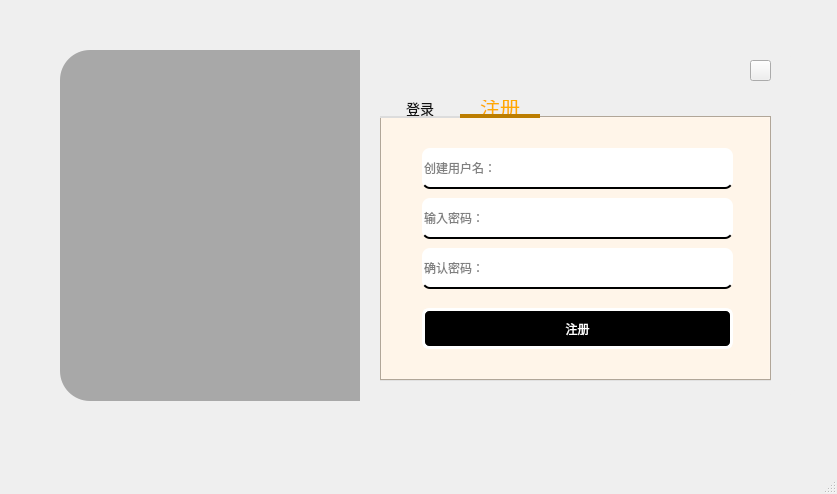
<?xml version="1.0" encoding="UTF-8"?>
<ui version="4.0">
 <class>MainWindow</class>
 <widget class="QMainWindow" name="MainWindow">
  <property name="geometry">
   <rect>
    <x>0</x>
    <y>0</y>
    <width>837</width>
    <height>494</height>
   </rect>
  </property>
  <property name="windowTitle">
   <string>MainWindow</string>
  </property>
  <property name="styleSheet">
   <string notr="true">QPushButton:pressed{padding-top:5px;padding-left:5px;}

</string>
  </property>
  <widget class="QWidget" name="centralwidget">
   <widget class="QLabel" name="label">
    <property name="geometry">
     <rect>
      <x>60</x>
      <y>50</y>
      <width>301</width>
      <height>351</height>
     </rect>
    </property>
    <property name="styleSheet">
     <string notr="true">border-image: url(:/image/images/电子地图.png);
background-color: rgb(168, 168, 168);
border-top-left-radius:30px;
border-bottom-left-radius:30px;</string>
    </property>
    <property name="text">
     <string/>
    </property>
   </widget>
   <widget class="QLabel" name="label_2">
    <property name="geometry">
     <rect>
      <x>360</x>
      <y>50</y>
      <width>441</width>
      <height>351</height>
     </rect>
    </property>
    <property name="styleSheet">
     <string notr="true">background-color: rgb(239, 239, 239);
border-top-right-radius:30px;
border-bottom-right-radius:30px</string>
    </property>
    <property name="text">
     <string/>
    </property>
   </widget>
   <widget class="QTabWidget" name="tabWidget">
    <property name="geometry">
     <rect>
      <x>380</x>
      <y>100</y>
      <width>391</width>
      <height>281</height>
     </rect>
    </property>
    <property name="styleSheet">
     <string notr="true">/*border:none;
background-color: rgb(248, 233, 213);*/
QTabWidget{color: rgb(0, 0, 0);background-color: rgb(248, 233, 213);}


QTabBar::tab:unselected
{
	color:rgb(18, 18, 18);
	/*background:transparent;*/
	width:60px;
	
	font-family:&quot;微软雅黑&quot;;
	font-size:14px;
	border-bottom:2px solid rgb(220, 220, 220);

}

QTabBar::tab:selected
{
	color:rgb(255, 170, 0);
	width:60px;
	/*background:transparent;*/
	
	font-family:&quot;微软雅黑&quot;;
	font-size:20px;
	border-bottom:4px solid rgb(188, 125, 0);

}
QTabBar::tab{min-width:80px}</string>
    </property>
    <property name="currentIndex">
     <number>1</number>
    </property>
    <widget class="QWidget" name="tab">
     <attribute name="title">
      <string>登录</string>
     </attribute>
     <widget class="QLineEdit" name="lineEdit_2">
      <property name="geometry">
       <rect>
        <x>40</x>
        <y>40</y>
        <width>311</width>
        <height>41</height>
       </rect>
      </property>
      <property name="styleSheet">
       <string notr="true">border:none;
border-bottom:2px solid rgb(0, 0, 0);
border-radius:8px;

</string>
      </property>
      <property name="placeholderText">
       <string>用户名：</string>
      </property>
     </widget>
     <widget class="QLineEdit" name="lineEdit_3">
      <property name="geometry">
       <rect>
        <x>40</x>
        <y>100</y>
        <width>311</width>
        <height>41</height>
       </rect>
      </property>
      <property name="styleSheet">
       <string notr="true">border:none;
border-bottom:2px solid rgb(0, 0, 0);
border-radius:8px;

</string>
      </property>
      <property name="placeholderText">
       <string>密码：</string>
      </property>
     </widget>
     <widget class="QPushButton" name="pushButton">
      <property name="geometry">
       <rect>
        <x>40</x>
        <y>170</y>
        <width>311</width>
        <height>41</height>
       </rect>
      </property>
      <property name="styleSheet">
       <string notr="true">#pushButton{
	background-color: rgb(0, 0, 0);
	color: rgb(255, 255, 255);
	font: 10pt &quot;黑体&quot;;
	border:3px solid rgb(255, 255, 255);
	border-radius:7px;
}
#pushBotton:hover{
	
	background-color: rgb(255, 255, 255);
	
	color: rgb(0,0,0);
}
#pushBotton:pressed{
	padding-top:5px;
	padding-left:5px;

}
</string>
      </property>
      <property name="text">
       <string>登录</string>
      </property>
     </widget>
    </widget>
    <widget class="QWidget" name="tab_2">
     <attribute name="title">
      <string>注册</string>
     </attribute>
     <widget class="QLineEdit" name="lineEdit_4">
      <property name="geometry">
       <rect>
        <x>40</x>
        <y>80</y>
        <width>311</width>
        <height>41</height>
       </rect>
      </property>
      <property name="styleSheet">
       <string notr="true">border:none;
border-bottom:2px solid rgb(0, 0, 0);
border-radius:8px;
</string>
      </property>
      <property name="placeholderText">
       <string>输入密码：</string>
      </property>
     </widget>
     <widget class="QPushButton" name="pushButton_2">
      <property name="geometry">
       <rect>
        <x>40</x>
        <y>190</y>
        <width>311</width>
        <height>41</height>
       </rect>
      </property>
      <property name="styleSheet">
       <string notr="true">#pushButton_2{
	background-color: rgb(0, 0, 0);
	color: rgb(255, 255, 255);
	font: 10pt &quot;黑体&quot;;
	border:3px solid rgb(255, 255, 255);
	border-radius:7px;
}
#pushBotton_2:hover{
	
	background-color: rgb(255, 255, 255);
	
	color: rgb(0,0,0);
}
#pushBotton_2:pressed{
	padding-top:5px;
	padding-left:5px;

}
</string>
      </property>
      <property name="text">
       <string>注册</string>
      </property>
     </widget>
     <widget class="QLineEdit" name="lineEdit_5">
      <property name="geometry">
       <rect>
        <x>40</x>
        <y>30</y>
        <width>311</width>
        <height>41</height>
       </rect>
      </property>
      <property name="styleSheet">
       <string notr="true">border:none;
border-bottom:2px solid rgb(0, 0, 0);
border-radius:8px;
</string>
      </property>
      <property name="placeholderText">
       <string>创建用户名：</string>
      </property>
     </widget>
     <widget class="QLineEdit" name="lineEdit_6">
      <property name="geometry">
       <rect>
        <x>40</x>
        <y>130</y>
        <width>311</width>
        <height>41</height>
       </rect>
      </property>
      <property name="styleSheet">
       <string notr="true">border:none;
border-bottom:2px solid rgb(0, 0, 0);
border-radius:8px;
</string>
      </property>
      <property name="placeholderText">
       <string>确认密码：</string>
      </property>
     </widget>
    </widget>
   </widget>
   <widget class="QPushButton" name="pushButton_3">
    <property name="geometry">
     <rect>
      <x>750</x>
      <y>60</y>
      <width>21</width>
      <height>21</height>
     </rect>
    </property>
    <property name="styleSheet">
     <string notr="true">border-image: url(:/image/images/叉叉.png);</string>
    </property>
    <property name="text">
     <string/>
    </property>
   </widget>
  </widget>
  <widget class="QMenuBar" name="menubar">
   <property name="geometry">
    <rect>
     <x>0</x>
     <y>0</y>
     <width>837</width>
     <height>26</height>
    </rect>
   </property>
  </widget>
  <widget class="QStatusBar" name="statusbar"/>
 </widget>
 <resources>
  <include location="resourse.qrc"/>
 </resources>
 <connections>
  <connection>
   <sender>pushButton_3</sender>
   <signal>clicked()</signal>
   <receiver>MainWindow</receiver>
   <slot>close()</slot>
   <hints>
    <hint type="sourcelabel">
     <x>759</x>
     <y>95</y>
    </hint>
    <hint type="destinationlabel">
     <x>657</x>
     <y>60</y>
    </hint>
   </hints>
  </connection>
 </connections>
</ui>
